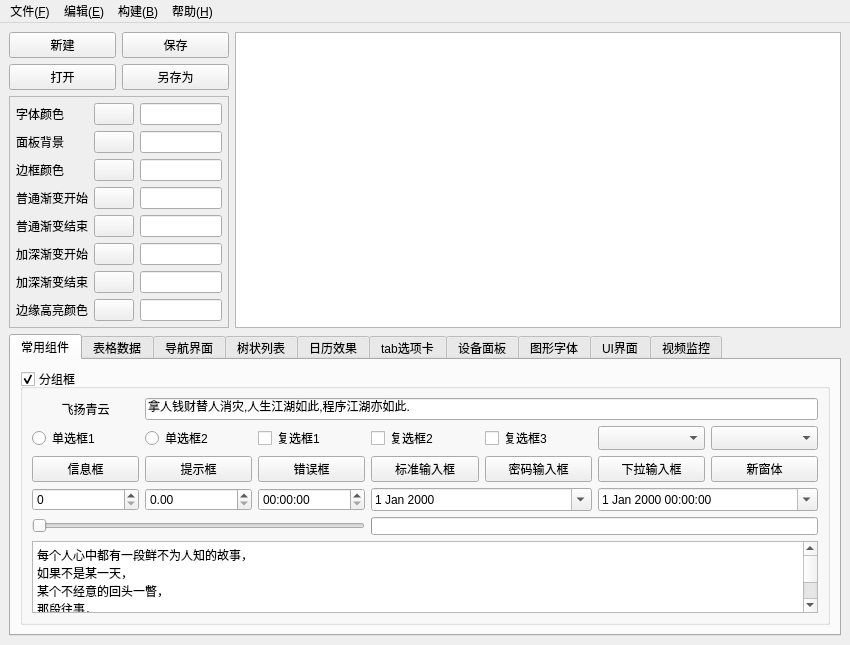
<?xml version="1.0" encoding="UTF-8"?>
<ui version="4.0">
 <class>QUICreator</class>
 <widget class="QMainWindow" name="QUICreator">
  <property name="geometry">
   <rect>
    <x>0</x>
    <y>0</y>
    <width>850</width>
    <height>626</height>
   </rect>
  </property>
  <property name="windowTitle">
   <string>MainWindow</string>
  </property>
  <widget class="QWidget" name="centralwidget">
   <layout class="QGridLayout" name="gridLayout_7">
    <item row="0" column="0">
     <layout class="QGridLayout" name="gridLayout">
      <item row="0" column="0">
       <widget class="QPushButton" name="btnNew">
        <property name="text">
         <string>新建</string>
        </property>
       </widget>
      </item>
      <item row="0" column="1">
       <widget class="QPushButton" name="btnSave">
        <property name="text">
         <string>保存</string>
        </property>
       </widget>
      </item>
      <item row="1" column="0">
       <widget class="QPushButton" name="btnOpen">
        <property name="text">
         <string>打开</string>
        </property>
       </widget>
      </item>
      <item row="1" column="1">
       <widget class="QPushButton" name="btnSaveOther">
        <property name="text">
         <string>另存为</string>
        </property>
       </widget>
      </item>
     </layout>
    </item>
    <item row="0" column="1" rowspan="2">
     <widget class="QTextEdit" name="txtMain"/>
    </item>
    <item row="1" column="0">
     <widget class="QFrame" name="frameColor">
      <property name="sizePolicy">
       <sizepolicy hsizetype="Fixed" vsizetype="Preferred">
        <horstretch>0</horstretch>
        <verstretch>0</verstretch>
       </sizepolicy>
      </property>
      <property name="minimumSize">
       <size>
        <width>220</width>
        <height>0</height>
       </size>
      </property>
      <property name="maximumSize">
       <size>
        <width>220</width>
        <height>16777215</height>
       </size>
      </property>
      <property name="frameShape">
       <enum>QFrame::StyledPanel</enum>
      </property>
      <property name="frameShadow">
       <enum>QFrame::Raised</enum>
      </property>
      <layout class="QGridLayout" name="gridLayout_3">
       <property name="leftMargin">
        <number>6</number>
       </property>
       <property name="topMargin">
        <number>6</number>
       </property>
       <property name="rightMargin">
        <number>6</number>
       </property>
       <property name="bottomMargin">
        <number>6</number>
       </property>
       <item row="0" column="0">
        <widget class="QLabel" name="labTextColor">
         <property name="text">
          <string>字体颜色</string>
         </property>
        </widget>
       </item>
       <item row="0" column="1">
        <widget class="QPushButton" name="btnTextColor">
         <property name="text">
          <string/>
         </property>
        </widget>
       </item>
       <item row="0" column="2">
        <widget class="QLineEdit" name="txtTextColor"/>
       </item>
       <item row="1" column="0">
        <widget class="QLabel" name="labPanelColor">
         <property name="text">
          <string>面板背景</string>
         </property>
        </widget>
       </item>
       <item row="1" column="1">
        <widget class="QPushButton" name="btnPanelColor">
         <property name="text">
          <string/>
         </property>
        </widget>
       </item>
       <item row="1" column="2">
        <widget class="QLineEdit" name="txtPanelColor"/>
       </item>
       <item row="2" column="0">
        <widget class="QLabel" name="labBorderColor">
         <property name="text">
          <string>边框颜色</string>
         </property>
        </widget>
       </item>
       <item row="2" column="1">
        <widget class="QPushButton" name="btnBorderColor">
         <property name="text">
          <string/>
         </property>
        </widget>
       </item>
       <item row="2" column="2">
        <widget class="QLineEdit" name="txtBorderColor"/>
       </item>
       <item row="3" column="0">
        <widget class="QLabel" name="labNormalColorStart">
         <property name="text">
          <string>普通渐变开始</string>
         </property>
        </widget>
       </item>
       <item row="3" column="1">
        <widget class="QPushButton" name="btnNormalColorStart">
         <property name="text">
          <string/>
         </property>
        </widget>
       </item>
       <item row="3" column="2">
        <widget class="QLineEdit" name="txtNormalColorStart"/>
       </item>
       <item row="4" column="0">
        <widget class="QLabel" name="labNormalColorEnd">
         <property name="text">
          <string>普通渐变结束</string>
         </property>
        </widget>
       </item>
       <item row="4" column="1">
        <widget class="QPushButton" name="btnNormalColorEnd">
         <property name="text">
          <string/>
         </property>
        </widget>
       </item>
       <item row="4" column="2">
        <widget class="QLineEdit" name="txtNormalColorEnd"/>
       </item>
       <item row="5" column="0">
        <widget class="QLabel" name="labDarkColorStart">
         <property name="text">
          <string>加深渐变开始</string>
         </property>
        </widget>
       </item>
       <item row="5" column="1">
        <widget class="QPushButton" name="btnDarkColorStart">
         <property name="text">
          <string/>
         </property>
        </widget>
       </item>
       <item row="5" column="2">
        <widget class="QLineEdit" name="txtDarkColorStart"/>
       </item>
       <item row="6" column="0">
        <widget class="QLabel" name="labDarkColorEnd">
         <property name="text">
          <string>加深渐变结束</string>
         </property>
        </widget>
       </item>
       <item row="6" column="1">
        <widget class="QPushButton" name="btnDarkColorEnd">
         <property name="text">
          <string/>
         </property>
        </widget>
       </item>
       <item row="6" column="2">
        <widget class="QLineEdit" name="txtDarkColorEnd"/>
       </item>
       <item row="7" column="0">
        <widget class="QLabel" name="labHighColor">
         <property name="text">
          <string>边缘高亮颜色</string>
         </property>
        </widget>
       </item>
       <item row="7" column="1">
        <widget class="QPushButton" name="btnHighColor">
         <property name="text">
          <string/>
         </property>
        </widget>
       </item>
       <item row="7" column="2">
        <widget class="QLineEdit" name="txtHighColor"/>
       </item>
      </layout>
     </widget>
    </item>
    <item row="2" column="0" colspan="2">
     <widget class="QTabWidget" name="tabWidget">
      <property name="currentIndex">
       <number>0</number>
      </property>
      <widget class="QWidget" name="tab1">
       <attribute name="title">
        <string>常用组件</string>
       </attribute>
       <layout class="QVBoxLayout" name="verticalLayout">
        <item>
         <widget class="QGroupBox" name="groupBox">
          <property name="styleSheet">
           <string notr="true"/>
          </property>
          <property name="title">
           <string>分组框</string>
          </property>
          <property name="checkable">
           <bool>true</bool>
          </property>
          <layout class="QGridLayout" name="gridLayout_2">
           <item row="0" column="0">
            <widget class="QLabel" name="lab">
             <property name="text">
              <string>飞扬青云</string>
             </property>
             <property name="alignment">
              <set>Qt::AlignCenter</set>
             </property>
            </widget>
           </item>
           <item row="0" column="1" colspan="6">
            <widget class="QLineEdit" name="lineEdit">
             <property name="text">
              <string>拿人钱财替人消灾,人生江湖如此,程序江湖亦如此.</string>
             </property>
            </widget>
           </item>
           <item row="1" column="0">
            <widget class="QRadioButton" name="rbtn1">
             <property name="text">
              <string>单选框1</string>
             </property>
            </widget>
           </item>
           <item row="1" column="1">
            <widget class="QRadioButton" name="rbtn2">
             <property name="text">
              <string>单选框2</string>
             </property>
            </widget>
           </item>
           <item row="1" column="2">
            <widget class="QCheckBox" name="ck1">
             <property name="text">
              <string>复选框1</string>
             </property>
            </widget>
           </item>
           <item row="1" column="3">
            <widget class="QCheckBox" name="ck2">
             <property name="text">
              <string>复选框2</string>
             </property>
             <property name="checked">
              <bool>false</bool>
             </property>
            </widget>
           </item>
           <item row="1" column="4">
            <widget class="QCheckBox" name="ck3">
             <property name="text">
              <string>复选框3</string>
             </property>
            </widget>
           </item>
           <item row="1" column="5">
            <widget class="QComboBox" name="cbox1">
             <property name="maximumSize">
              <size>
               <width>16777215</width>
               <height>28</height>
              </size>
             </property>
            </widget>
           </item>
           <item row="1" column="6">
            <widget class="QComboBox" name="cbox2">
             <property name="maximumSize">
              <size>
               <width>16777215</width>
               <height>28</height>
              </size>
             </property>
            </widget>
           </item>
           <item row="2" column="0">
            <widget class="QPushButton" name="btnInfo">
             <property name="text">
              <string>信息框</string>
             </property>
            </widget>
           </item>
           <item row="2" column="1">
            <widget class="QPushButton" name="btnQuestion">
             <property name="text">
              <string>提示框</string>
             </property>
            </widget>
           </item>
           <item row="2" column="2">
            <widget class="QPushButton" name="btnError">
             <property name="text">
              <string>错误框</string>
             </property>
            </widget>
           </item>
           <item row="2" column="3">
            <widget class="QPushButton" name="btnInput">
             <property name="text">
              <string>标准输入框</string>
             </property>
            </widget>
           </item>
           <item row="2" column="4">
            <widget class="QPushButton" name="btnInputPwd">
             <property name="text">
              <string>密码输入框</string>
             </property>
            </widget>
           </item>
           <item row="2" column="5">
            <widget class="QPushButton" name="btnInputcbox">
             <property name="text">
              <string>下拉输入框</string>
             </property>
            </widget>
           </item>
           <item row="2" column="6">
            <widget class="QPushButton" name="btnWidget">
             <property name="text">
              <string>新窗体</string>
             </property>
            </widget>
           </item>
           <item row="3" column="0">
            <widget class="QSpinBox" name="spinBox"/>
           </item>
           <item row="3" column="1">
            <widget class="QDoubleSpinBox" name="doubleSpinBox"/>
           </item>
           <item row="3" column="2">
            <widget class="QTimeEdit" name="timeEdit"/>
           </item>
           <item row="3" column="3" colspan="2">
            <widget class="QDateEdit" name="dateEdit">
             <property name="calendarPopup">
              <bool>true</bool>
             </property>
            </widget>
           </item>
           <item row="3" column="5" colspan="2">
            <widget class="QDateTimeEdit" name="dateTimeEdit">
             <property name="calendarPopup">
              <bool>true</bool>
             </property>
            </widget>
           </item>
           <item row="4" column="0" colspan="3">
            <widget class="QSlider" name="horizontalSlider">
             <property name="maximum">
              <number>100</number>
             </property>
             <property name="orientation">
              <enum>Qt::Horizontal</enum>
             </property>
            </widget>
           </item>
           <item row="4" column="3" colspan="4">
            <widget class="QProgressBar" name="progressBar">
             <property name="maximumSize">
              <size>
               <width>16777215</width>
               <height>18</height>
              </size>
             </property>
            </widget>
           </item>
           <item row="5" column="0" colspan="7">
            <widget class="QPlainTextEdit" name="plainTextEdit">
             <property name="plainText">
              <string>每个人心中都有一段鲜不为人知的故事，
如果不是某一天，
某个不经意的回头一瞥，
那段往事，
就只能永远埋在记忆的最深处，
那是回忆的尽头，
可就无法避免那一触，
无论你在上面用怎样淤厚的冷漠层层包裹，
却总在瞬间崩溃。</string>
             </property>
            </widget>
           </item>
          </layout>
         </widget>
        </item>
       </layout>
      </widget>
      <widget class="QWidget" name="tab2">
       <attribute name="title">
        <string>表格数据</string>
       </attribute>
       <layout class="QHBoxLayout" name="horizontalLayout">
        <item>
         <widget class="QTableWidget" name="tableWidget"/>
        </item>
       </layout>
      </widget>
      <widget class="QWidget" name="tab3">
       <attribute name="title">
        <string>导航界面</string>
       </attribute>
       <layout class="QHBoxLayout" name="horizontalLayout_7">
        <item>
         <widget class="QWidget" name="widgetLeft" native="true">
          <property name="minimumSize">
           <size>
            <width>80</width>
            <height>0</height>
           </size>
          </property>
          <layout class="QVBoxLayout" name="verticalLayout_2">
           <property name="spacing">
            <number>0</number>
           </property>
           <property name="leftMargin">
            <number>0</number>
           </property>
           <property name="topMargin">
            <number>0</number>
           </property>
           <property name="rightMargin">
            <number>0</number>
           </property>
           <property name="bottomMargin">
            <number>0</number>
           </property>
           <item>
            <widget class="QPushButton" name="btn1">
             <property name="text">
              <string>菜单1</string>
             </property>
             <property name="checked">
              <bool>false</bool>
             </property>
            </widget>
           </item>
           <item>
            <widget class="QPushButton" name="btn2">
             <property name="text">
              <string>菜单2</string>
             </property>
            </widget>
           </item>
           <item>
            <widget class="QPushButton" name="btn3">
             <property name="text">
              <string>菜单3</string>
             </property>
            </widget>
           </item>
           <item>
            <spacer name="verticalSpacer">
             <property name="orientation">
              <enum>Qt::Vertical</enum>
             </property>
             <property name="sizeHint" stdset="0">
              <size>
               <width>20</width>
               <height>222</height>
              </size>
             </property>
            </spacer>
           </item>
          </layout>
         </widget>
        </item>
        <item>
         <widget class="QStackedWidget" name="stackedWidget">
          <property name="currentIndex">
           <number>0</number>
          </property>
          <widget class="QWidget" name="page1">
           <layout class="QVBoxLayout" name="verticalLayout_4">
            <item>
             <widget class="QWidget" name="widgetTop" native="true">
              <layout class="QHBoxLayout" name="horizontalLayout_2">
               <property name="spacing">
                <number>0</number>
               </property>
               <property name="leftMargin">
                <number>0</number>
               </property>
               <property name="topMargin">
                <number>0</number>
               </property>
               <property name="rightMargin">
                <number>0</number>
               </property>
               <property name="bottomMargin">
                <number>0</number>
               </property>
               <item>
                <widget class="QToolButton" name="tbtn1">
                 <property name="sizePolicy">
                  <sizepolicy hsizetype="Expanding" vsizetype="Expanding">
                   <horstretch>0</horstretch>
                   <verstretch>0</verstretch>
                  </sizepolicy>
                 </property>
                 <property name="text">
                  <string>主界面</string>
                 </property>
                </widget>
               </item>
               <item>
                <widget class="QToolButton" name="tbtn2">
                 <property name="sizePolicy">
                  <sizepolicy hsizetype="Expanding" vsizetype="Expanding">
                   <horstretch>0</horstretch>
                   <verstretch>0</verstretch>
                  </sizepolicy>
                 </property>
                 <property name="text">
                  <string>警情查询</string>
                 </property>
                </widget>
               </item>
               <item>
                <widget class="QToolButton" name="tbtn3">
                 <property name="sizePolicy">
                  <sizepolicy hsizetype="Expanding" vsizetype="Expanding">
                   <horstretch>0</horstretch>
                   <verstretch>0</verstretch>
                  </sizepolicy>
                 </property>
                 <property name="text">
                  <string>系统设置</string>
                 </property>
                </widget>
               </item>
              </layout>
             </widget>
            </item>
            <item>
             <widget class="QWidget" name="widget" native="true">
              <property name="sizePolicy">
               <sizepolicy hsizetype="Preferred" vsizetype="Expanding">
                <horstretch>0</horstretch>
                <verstretch>0</verstretch>
               </sizepolicy>
              </property>
             </widget>
            </item>
            <item>
             <widget class="QWidget" name="widgetBottom" native="true">
              <property name="maximumSize">
               <size>
                <width>16777215</width>
                <height>30</height>
               </size>
              </property>
              <layout class="QHBoxLayout" name="horizontalLayout_3">
               <item>
                <widget class="QLabel" name="lab1">
                 <property name="text">
                  <string>欢迎使用软件</string>
                 </property>
                </widget>
               </item>
               <item>
                <widget class="Line" name="line1">
                 <property name="maximumSize">
                  <size>
                   <width>1</width>
                   <height>16777215</height>
                  </size>
                 </property>
                 <property name="orientation">
                  <enum>Qt::Vertical</enum>
                 </property>
                </widget>
               </item>
               <item>
                <widget class="QLabel" name="lab2">
                 <property name="text">
                  <string>当前用户【admin】</string>
                 </property>
                </widget>
               </item>
               <item>
                <widget class="Line" name="line2">
                 <property name="maximumSize">
                  <size>
                   <width>1</width>
                   <height>16777215</height>
                  </size>
                 </property>
                 <property name="orientation">
                  <enum>Qt::Vertical</enum>
                 </property>
                </widget>
               </item>
               <item>
                <widget class="QLabel" name="lab3">
                 <property name="text">
                  <string>已运行: 0天0时0分0秒</string>
                 </property>
                </widget>
               </item>
               <item>
                <widget class="Line" name="line3">
                 <property name="maximumSize">
                  <size>
                   <width>1</width>
                   <height>16777215</height>
                  </size>
                 </property>
                 <property name="orientation">
                  <enum>Qt::Vertical</enum>
                 </property>
                </widget>
               </item>
               <item>
                <widget class="QLabel" name="lab4">
                 <property name="sizePolicy">
                  <sizepolicy hsizetype="Expanding" vsizetype="Preferred">
                   <horstretch>0</horstretch>
                   <verstretch>0</verstretch>
                  </sizepolicy>
                 </property>
                 <property name="text">
                  <string>当前时间: 2017年12月1日 12:00:00</string>
                 </property>
                </widget>
               </item>
              </layout>
             </widget>
            </item>
           </layout>
          </widget>
          <widget class="QWidget" name="page2"/>
          <widget class="QWidget" name="page3"/>
         </widget>
        </item>
        <item>
         <widget class="QSlider" name="verticalSlider">
          <property name="orientation">
           <enum>Qt::Vertical</enum>
          </property>
         </widget>
        </item>
        <item>
         <widget class="QScrollBar" name="verticalScrollBar">
          <property name="orientation">
           <enum>Qt::Vertical</enum>
          </property>
         </widget>
        </item>
       </layout>
      </widget>
      <widget class="QWidget" name="tab4">
       <attribute name="title">
        <string>树状列表</string>
       </attribute>
       <layout class="QHBoxLayout" name="horizontalLayout_4">
        <item>
         <widget class="QTreeWidget" name="treeWidget">
          <column>
           <property name="text">
            <string notr="true">1</string>
           </property>
          </column>
         </widget>
        </item>
        <item>
         <widget class="QListWidget" name="listWidget"/>
        </item>
       </layout>
      </widget>
      <widget class="QWidget" name="tab5">
       <attribute name="title">
        <string>日历效果</string>
       </attribute>
       <layout class="QHBoxLayout" name="horizontalLayout_5">
        <item>
         <widget class="QCalendarWidget" name="calendarWidget1"/>
        </item>
        <item>
         <widget class="QCalendarWidget" name="calendarWidget2">
          <property name="gridVisible">
           <bool>true</bool>
          </property>
         </widget>
        </item>
       </layout>
      </widget>
      <widget class="QWidget" name="tab6">
       <attribute name="title">
        <string>tab选项卡</string>
       </attribute>
       <layout class="QHBoxLayout" name="horizontalLayout_6">
        <item>
         <widget class="QTabWidget" name="tabWidget_2">
          <property name="tabPosition">
           <enum>QTabWidget::West</enum>
          </property>
          <property name="currentIndex">
           <number>2</number>
          </property>
          <widget class="QWidget" name="tab">
           <attribute name="title">
            <string>效果预览</string>
           </attribute>
          </widget>
          <widget class="QWidget" name="tab_7">
           <attribute name="title">
            <string>效果预览</string>
           </attribute>
          </widget>
          <widget class="QWidget" name="tab_2">
           <attribute name="title">
            <string>效果预览</string>
           </attribute>
          </widget>
         </widget>
        </item>
        <item>
         <widget class="QTabWidget" name="tabWidget_3">
          <property name="tabPosition">
           <enum>QTabWidget::South</enum>
          </property>
          <property name="currentIndex">
           <number>0</number>
          </property>
          <widget class="QWidget" name="tab_3">
           <attribute name="title">
            <string>效果预览</string>
           </attribute>
          </widget>
          <widget class="QWidget" name="tab_8">
           <attribute name="title">
            <string>效果预览</string>
           </attribute>
          </widget>
          <widget class="QWidget" name="tab_4">
           <attribute name="title">
            <string>效果预览</string>
           </attribute>
          </widget>
         </widget>
        </item>
        <item>
         <widget class="QTabWidget" name="tabWidget_4">
          <property name="tabPosition">
           <enum>QTabWidget::East</enum>
          </property>
          <property name="currentIndex">
           <number>2</number>
          </property>
          <widget class="QWidget" name="tab_5">
           <attribute name="title">
            <string>效果预览</string>
           </attribute>
          </widget>
          <widget class="QWidget" name="tab_9">
           <attribute name="title">
            <string>效果预览</string>
           </attribute>
          </widget>
          <widget class="QWidget" name="tab_6">
           <attribute name="title">
            <string>效果预览</string>
           </attribute>
          </widget>
         </widget>
        </item>
       </layout>
      </widget>
      <widget class="QWidget" name="tab7">
       <attribute name="title">
        <string>设备面板</string>
       </attribute>
       <layout class="QVBoxLayout" name="verticalLayout_3">
        <property name="leftMargin">
         <number>3</number>
        </property>
        <property name="topMargin">
         <number>3</number>
        </property>
        <property name="rightMargin">
         <number>3</number>
        </property>
        <property name="bottomMargin">
         <number>3</number>
        </property>
        <item>
         <widget class="QWidget" name="widgetPanel" native="true"/>
        </item>
       </layout>
      </widget>
      <widget class="QWidget" name="tab8">
       <attribute name="title">
        <string>图形字体</string>
       </attribute>
       <layout class="QVBoxLayout" name="verticalLayout_5">
        <property name="leftMargin">
         <number>3</number>
        </property>
        <property name="topMargin">
         <number>3</number>
        </property>
        <property name="rightMargin">
         <number>3</number>
        </property>
        <property name="bottomMargin">
         <number>3</number>
        </property>
        <item>
         <widget class="QWidget" name="widgetFontPanel" native="true"/>
        </item>
       </layout>
      </widget>
      <widget class="QWidget" name="tab9">
       <attribute name="title">
        <string>UI界面</string>
       </attribute>
       <layout class="QGridLayout" name="gridLayout_4">
        <item row="0" column="0">
         <widget class="QPushButton" name="btnUIDemo1">
          <property name="sizePolicy">
           <sizepolicy hsizetype="Minimum" vsizetype="Expanding">
            <horstretch>0</horstretch>
            <verstretch>0</verstretch>
           </sizepolicy>
          </property>
          <property name="text">
           <string>界面1</string>
          </property>
         </widget>
        </item>
        <item row="0" column="1">
         <widget class="QPushButton" name="btnUIDemo2">
          <property name="sizePolicy">
           <sizepolicy hsizetype="Minimum" vsizetype="Expanding">
            <horstretch>0</horstretch>
            <verstretch>0</verstretch>
           </sizepolicy>
          </property>
          <property name="text">
           <string>界面2</string>
          </property>
         </widget>
        </item>
        <item row="0" column="2">
         <widget class="QPushButton" name="btnUIDemo3">
          <property name="sizePolicy">
           <sizepolicy hsizetype="Minimum" vsizetype="Expanding">
            <horstretch>0</horstretch>
            <verstretch>0</verstretch>
           </sizepolicy>
          </property>
          <property name="text">
           <string>界面3</string>
          </property>
         </widget>
        </item>
        <item row="0" column="3">
         <widget class="QPushButton" name="btnUIDemo4">
          <property name="sizePolicy">
           <sizepolicy hsizetype="Minimum" vsizetype="Expanding">
            <horstretch>0</horstretch>
            <verstretch>0</verstretch>
           </sizepolicy>
          </property>
          <property name="text">
           <string>界面4</string>
          </property>
         </widget>
        </item>
        <item row="1" column="0">
         <widget class="QPushButton" name="btnUIDemo5">
          <property name="sizePolicy">
           <sizepolicy hsizetype="Minimum" vsizetype="Expanding">
            <horstretch>0</horstretch>
            <verstretch>0</verstretch>
           </sizepolicy>
          </property>
          <property name="text">
           <string>界面5</string>
          </property>
         </widget>
        </item>
        <item row="1" column="1">
         <widget class="QPushButton" name="btnUIDemo6">
          <property name="sizePolicy">
           <sizepolicy hsizetype="Minimum" vsizetype="Expanding">
            <horstretch>0</horstretch>
            <verstretch>0</verstretch>
           </sizepolicy>
          </property>
          <property name="text">
           <string>界面6</string>
          </property>
         </widget>
        </item>
        <item row="1" column="2">
         <widget class="QPushButton" name="btnUIDemo7">
          <property name="sizePolicy">
           <sizepolicy hsizetype="Minimum" vsizetype="Expanding">
            <horstretch>0</horstretch>
            <verstretch>0</verstretch>
           </sizepolicy>
          </property>
          <property name="text">
           <string>界面7</string>
          </property>
         </widget>
        </item>
        <item row="1" column="3">
         <widget class="QPushButton" name="btnUIDemo8">
          <property name="sizePolicy">
           <sizepolicy hsizetype="Minimum" vsizetype="Expanding">
            <horstretch>0</horstretch>
            <verstretch>0</verstretch>
           </sizepolicy>
          </property>
          <property name="text">
           <string>界面8</string>
          </property>
         </widget>
        </item>
       </layout>
      </widget>
      <widget class="QWidget" name="tab10">
       <attribute name="title">
        <string>视频监控</string>
       </attribute>
       <layout class="QVBoxLayout" name="verticalLayout_6">
        <item>
         <widget class="QWidget" name="widgetVideo" native="true">
          <layout class="QGridLayout" name="gridLayout_5">
           <property name="leftMargin">
            <number>0</number>
           </property>
           <property name="topMargin">
            <number>0</number>
           </property>
           <property name="rightMargin">
            <number>0</number>
           </property>
           <property name="bottomMargin">
            <number>0</number>
           </property>
           <item row="0" column="0">
            <widget class="QLabel" name="labCh1">
             <property name="text">
              <string>通道1</string>
             </property>
             <property name="alignment">
              <set>Qt::AlignCenter</set>
             </property>
            </widget>
           </item>
           <item row="0" column="1">
            <widget class="QLabel" name="labCh2">
             <property name="text">
              <string>通道2</string>
             </property>
             <property name="alignment">
              <set>Qt::AlignCenter</set>
             </property>
            </widget>
           </item>
           <item row="0" column="2">
            <widget class="QLabel" name="labCh3">
             <property name="text">
              <string>通道3</string>
             </property>
             <property name="alignment">
              <set>Qt::AlignCenter</set>
             </property>
            </widget>
           </item>
           <item row="0" column="3">
            <widget class="QLabel" name="labCh4">
             <property name="text">
              <string>通道4</string>
             </property>
             <property name="alignment">
              <set>Qt::AlignCenter</set>
             </property>
            </widget>
           </item>
           <item row="0" column="4">
            <widget class="QLabel" name="labCh5">
             <property name="text">
              <string>通道5</string>
             </property>
             <property name="alignment">
              <set>Qt::AlignCenter</set>
             </property>
            </widget>
           </item>
           <item row="1" column="0">
            <widget class="QLabel" name="labCh6">
             <property name="text">
              <string>通道6</string>
             </property>
             <property name="alignment">
              <set>Qt::AlignCenter</set>
             </property>
            </widget>
           </item>
           <item row="1" column="1">
            <widget class="QLabel" name="labCh7">
             <property name="text">
              <string>通道7</string>
             </property>
             <property name="alignment">
              <set>Qt::AlignCenter</set>
             </property>
            </widget>
           </item>
           <item row="1" column="2">
            <widget class="QLabel" name="labCh8">
             <property name="text">
              <string>通道8</string>
             </property>
             <property name="alignment">
              <set>Qt::AlignCenter</set>
             </property>
            </widget>
           </item>
           <item row="1" column="3">
            <widget class="QLabel" name="labCh9">
             <property name="text">
              <string>通道9</string>
             </property>
             <property name="alignment">
              <set>Qt::AlignCenter</set>
             </property>
            </widget>
           </item>
           <item row="1" column="4">
            <widget class="QLabel" name="labCh10">
             <property name="text">
              <string>通道10</string>
             </property>
             <property name="alignment">
              <set>Qt::AlignCenter</set>
             </property>
            </widget>
           </item>
          </layout>
         </widget>
        </item>
       </layout>
      </widget>
     </widget>
    </item>
   </layout>
  </widget>
  <widget class="QMenuBar" name="menubar">
   <property name="geometry">
    <rect>
     <x>0</x>
     <y>0</y>
     <width>850</width>
     <height>23</height>
    </rect>
   </property>
   <widget class="QMenu" name="menu_F">
    <property name="title">
     <string>文件(&amp;F)</string>
    </property>
    <addaction name="action"/>
    <addaction name="action_O"/>
    <addaction name="separator"/>
    <addaction name="action_S"/>
    <addaction name="action_C"/>
   </widget>
   <widget class="QMenu" name="menu_E">
    <property name="title">
     <string>编辑(&amp;E)</string>
    </property>
    <addaction name="action_X"/>
    <addaction name="action_C_2"/>
    <addaction name="action_V"/>
   </widget>
   <widget class="QMenu" name="menu_B">
    <property name="title">
     <string>构建(&amp;B)</string>
    </property>
    <addaction name="actionGouj"/>
   </widget>
   <widget class="QMenu" name="menu_H">
    <property name="title">
     <string>帮助(&amp;H)</string>
    </property>
    <addaction name="action_T"/>
    <addaction name="action_A"/>
   </widget>
   <addaction name="menu_F"/>
   <addaction name="menu_E"/>
   <addaction name="menu_B"/>
   <addaction name="menu_H"/>
  </widget>
  <action name="action">
   <property name="text">
    <string>新建文件(&amp;N)</string>
   </property>
  </action>
  <action name="action_O">
   <property name="text">
    <string>打开文件(&amp;O)</string>
   </property>
  </action>
  <action name="action_S">
   <property name="text">
    <string>保存文件(&amp;S) </string>
   </property>
  </action>
  <action name="action_C">
   <property name="text">
    <string>关闭退出(&amp;C)</string>
   </property>
  </action>
  <action name="action_X">
   <property name="text">
    <string>剪切(&amp;X) </string>
   </property>
  </action>
  <action name="action_C_2">
   <property name="text">
    <string>复制(&amp;C)</string>
   </property>
  </action>
  <action name="action_V">
   <property name="text">
    <string>粘贴(&amp;V)</string>
   </property>
  </action>
  <action name="actionGouj">
   <property name="text">
    <string>构建项目(&amp;B)</string>
   </property>
  </action>
  <action name="action_T">
   <property name="text">
    <string>帮助文档(&amp;T)</string>
   </property>
  </action>
  <action name="action_A">
   <property name="text">
    <string>关于(&amp;A)</string>
   </property>
  </action>
 </widget>
 <resources/>
 <connections>
  <connection>
   <sender>horizontalSlider</sender>
   <signal>valueChanged(int)</signal>
   <receiver>progressBar</receiver>
   <slot>setValue(int)</slot>
   <hints>
    <hint type="sourcelabel">
     <x>207</x>
     <y>445</y>
    </hint>
    <hint type="destinationlabel">
     <x>399</x>
     <y>445</y>
    </hint>
   </hints>
  </connection>
 </connections>
</ui>
